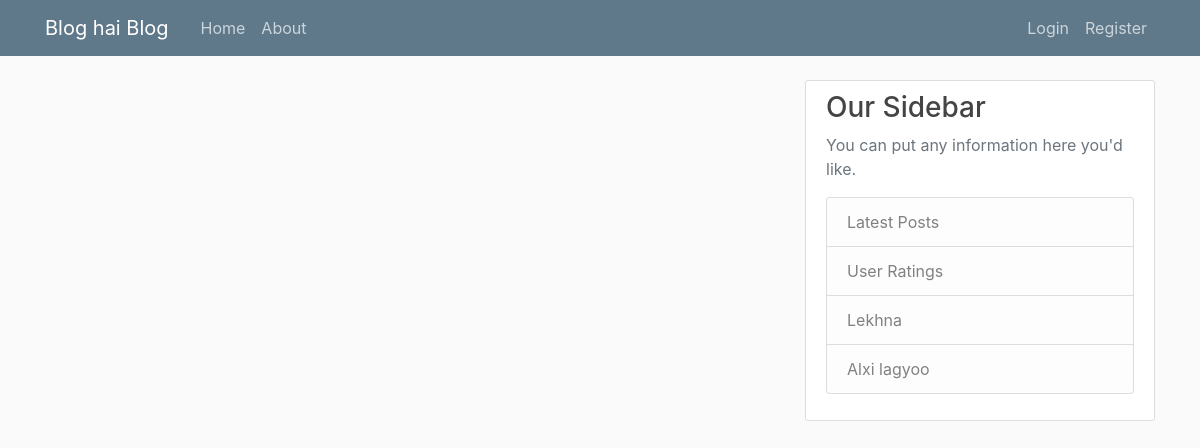
The app's page /home, older data.
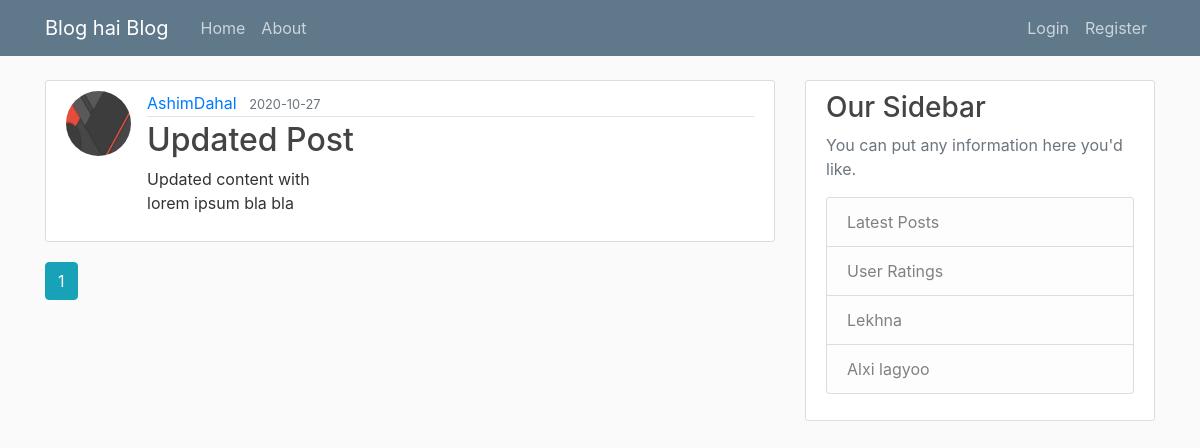
The same page, newer data.
### flaskblog/models.py (models this page shows, shortened)
class Post(db.Model):
    id = db.Column(db.Integer, primary_key=True)
    title = db.Column(db.String(100), nullable=False)
    date_posted = db.Column(db.DateTime, nullable=False, default=datetime.utcnow)
    content = db.Column(db.Text, nullable=False)
    user_id = db.Column(db.Integer, db.ForeignKey('user.id'), nullable=False)

class User(db.Model,UserMixin):
    id = db.Column(db.Integer, primary_key=True)
    username = db.Column(db.String(20), unique=True, nullable=False)
    email = db.Column(db.String(120), unique=True, nullable=False)
    image_file = db.Column(db.String(20), nullable=False, default='default.jpg')
    password = db.Column(db.String(60), nullable=False)
    posts = db.relationship('Post', backref='author', lazy=True)

### flaskblog/routes.py (the view)
@app.route("/")
@app.route("/home")
def home():
    page = request.args.get('page', 1, type=int)
    posts = Post.query.order_by(Post.date_posted.desc()).paginate(page=page, per_page=5)
    return render_template('index.html', posts=posts)

### flaskblog/templates/index.html
{% extends "layout.html" %}
{% block content %}
    {% for post in posts.items %}
        <article class="media content-section">
          <img class="rounded-circle article-img" src="{{ url_for('static', filename='profile_pics/' + post.author.image_file) }}">
          <div class="media-body">
            <div class="article-metadata">
              <a class="mr-2" href="{{ url_for('user_posts', username=post.author.username) }}">{{ post.author.username }}</a>
              <small class="text-muted">{{ post.date_posted.strftime('%Y-%m-%d') }}</small>
            </div>
            <h2><a class="article-title" href="{{ url_for('post', post_id=post.id) }}">{{ post.title }}</a></h2>
            <p class="article-content">{{ post.content }}</p>
          </div>
        </article>
    {% endfor %}
    {% for page_num in posts.iter_pages(left_edge=1, right_edge=1, left_current=1, right_current=2) %}
      {% if page_num %}
        {% if posts.page == page_num %}
          <a class="btn btn-info mb-4" href="{{ url_for('home', page=page_num) }}">{{ page_num }}</a>
        {% else %}
          <a class="btn btn-outline-info mb-4" href="{{ url_for('home', page=page_num) }}">{{ page_num }}</a>
        {% endif %}
      {% else %}
        ...
      {% endif %}
    {% endfor %}
{% endblock content %}

Row changes from the older to the newer data that the page shows:
added Post: image_file (picture), author.username "AshimDahal", date_posted "2020-10-27", title "Updated Post", content "Updated content with lorem ipsum bla bla"
Text that changed along with them:
new list line: "1"
